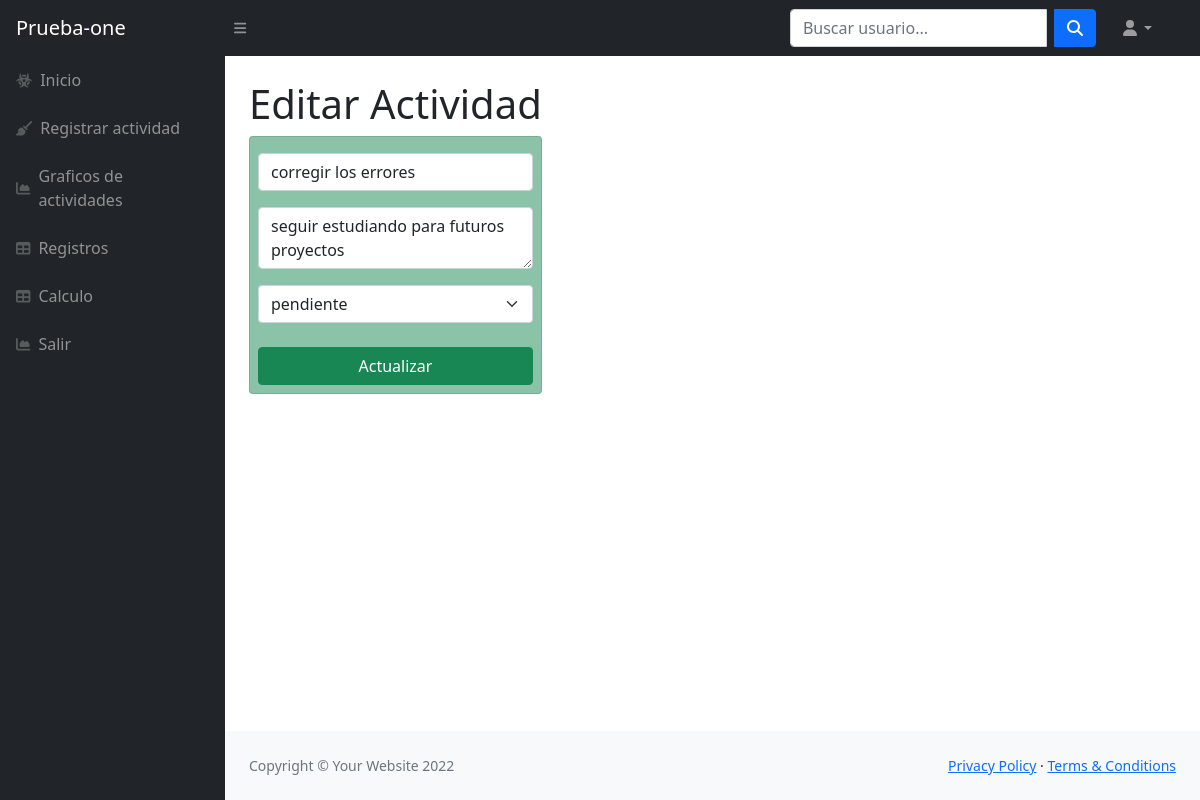
Before: /editar.php?id=21 with the older database file.
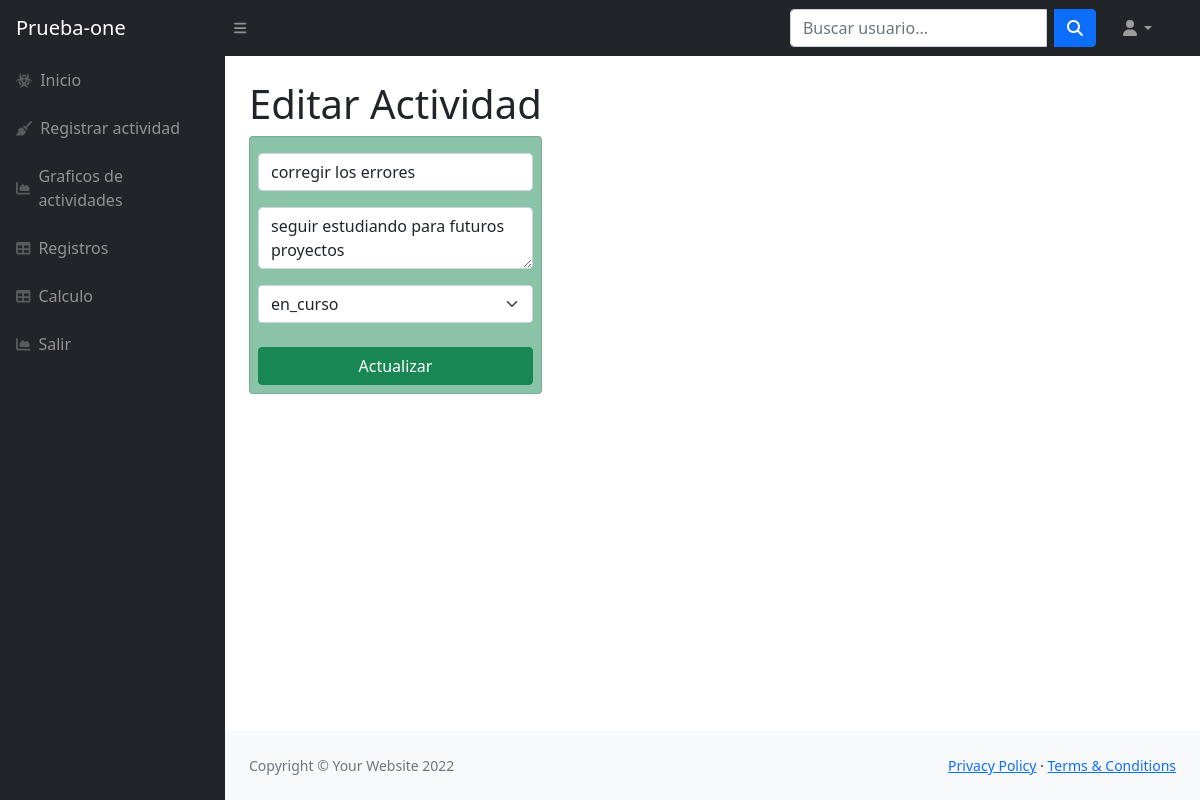
After: the same page with the newer database file.
### tables this page shows
CREATE TABLE `tareas` (
  `id_tarea` int(11) NOT NULL,
  `nombre` varchar(255) NOT NULL,
  `descripcion` varchar(255) NOT NULL,
  `creado_en` timestamp NOT NULL DEFAULT current_timestamp(),
  `id_usuario` int(11) NOT NULL,
  `id_status` int(11) NOT NULL
);

CREATE TABLE `status_tareas` (
  `id_status` int(11) NOT NULL,
  `nombre` varchar(255) NOT NULL
);

### editar.php (the view, shortened to what this page needs)
<?php
    require('database.php');
    if(isset($_GET['id'])){
        $id = $_GET['id'];
        $sql = "SELECT * FROM tareas WHERE id_tarea=:id";
        $stmt = $conn->prepare($sql);
        $stmt->bindParam(':id', $id);
        $stmt->execute();
        $results = $stmt->fetch(PDO::FETCH_ASSOC);
        if(count($results) > 0){
            $actividad = $results;
            $nombre= $actividad['nombre'];
            $descripcion = $actividad['descripcion'];
            $id_actividad = $actividad['id_tarea'];
            $status_tarea = $actividad['id_status'];
        }
     }
?>
<!DOCTYPE html>
<html lang="en">
    <head>
        <link rel="stylesheet" type="text/css" href="vendor/bootstrap/css/bootstrap.min.css">
        <link href="./css/styles2.css" rel="stylesheet" />
    </head>
    <body class="sb-nav-fixed">
        <?php require 'partials/navbar.php' ?>
        <div id="layoutSidenav">
            <?php require 'partials/nav.php' ?>
            <div id="layoutSidenav_content">
                <main>
                <div class="container-fluid px-4">
                <h1 class="mt-4">Editar Actividad</h1>
                <div class="row">
                            <div class="col-md-4">
                                <div class="card card-body bg-success p-2 bg-opacity-50" >
                                    <form action="editar.php?id=<?php echo $id_actividad ?>" method="POST">
                                        <div class="form-group mt-2">
                                            <input type="text" name="nombre_a" class="form-control" value="<?php echo $nombre ?>" placeholder="Ingrese el nombre de la actividad" autofocus>
                                        </div>
                                        <div class="form-group mt-2">
                                            <textarea name="descripcion_a" rows="2" class="form-control" placeholder="Ingrese la descripcion de la actividad"><?php echo $descripcion ?></textarea>
                                        </div>
                                        <div class="form-group mt-2">
                                            <select name="id_status" required class="form-select" aria-label="Default select example">
                                            <?php
                                                $records = $conn->prepare('SELECT * FROM status_tareas');
                                                $records->execute();
                                                $resultado = $records->fetchAll(PDO::FETCH_ASSOC);
                                                foreach($resultado as $row){ ?>
                                                <option value="<?php echo $row['id_status'] ?>" <?php if($row['id_status'] == $status_tarea) echo 'selected' ?>><?php echo $row['nombre'] ?></option>
                                                <?php }?>
                                            </select>
                                        </div>
                                        <div class="d-grid gap-2">
                                             <button class="btn btn-success mt-2" name="guardar_tarea">Actualizar</button>
                                        </div>
                                    </form>
                                </div>
                            </div>
                        </div>
                </div>
                </main>
                <footer class="py-4 bg-light mt-auto">
                    <div class="container-fluid px-4">
                        <div class="d-flex align-items-center justify-content-between small">
                            <div class="text-muted">Copyright &copy; Your Website 2022</div>
                            <div>
                                <a href="#">Privacy Policy</a>
                                &middot;
                                <a href="#">Terms &amp; Conditions</a>
                            </div>
                        </div>
                    </div>
                </footer>
            </div>
        </div>
    </body>
</html>

Changed rows visible on the page:
changed tareas "corregir los errores": id_status "pendiente" → "en_curso"
